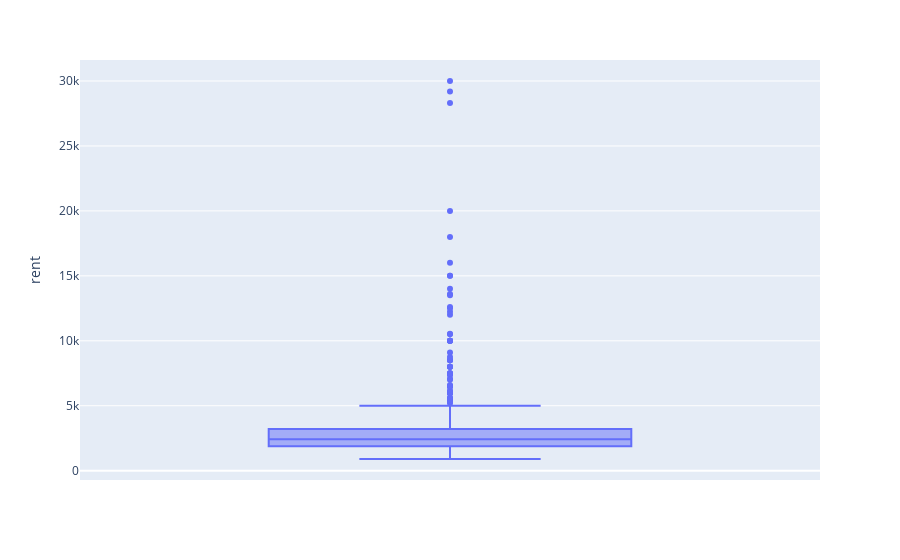

This figure's notebook cell:
### Code cell
fig = px.box(df, y='rent')

fig.show()

### Figure 1 — Plotly figure (JSON) as saved in the notebook; plotly's stock layout.template omitted (floating-point values rounded to 4 significant figures; data arrays with more than 128 entries replaced by an {"elided": "..."} marker saying what was removed)
{"data": [{"alignmentgroup": "True", "hovertemplate": "rent=%{y}<extra></extra>", "legendgroup": "", "marker": {"color": "#636efa"}, "name": "", "notched": false, "offsetgroup": "", "orientation": "v", "showlegend": false, "type": "box", "x0": " ", "xaxis": "x", "y": {"elided": "807 float values"}, "y0": " ", "yaxis": "y"}], "layout": {"autosize": true, "boxmode": "group", "legend": {"tracegroupgap": 0}, "margin": {"t": 60}, "xaxis": {"anchor": "y", "autorange": true, "domain": [0, 1], "range": [-0.5, 0.5], "type": "category"}, "yaxis": {"anchor": "x", "autorange": true, "domain": [0, 1], "range": [-716.7, 31620.0], "title": {"text": "rent"}, "type": "linear"}}}
